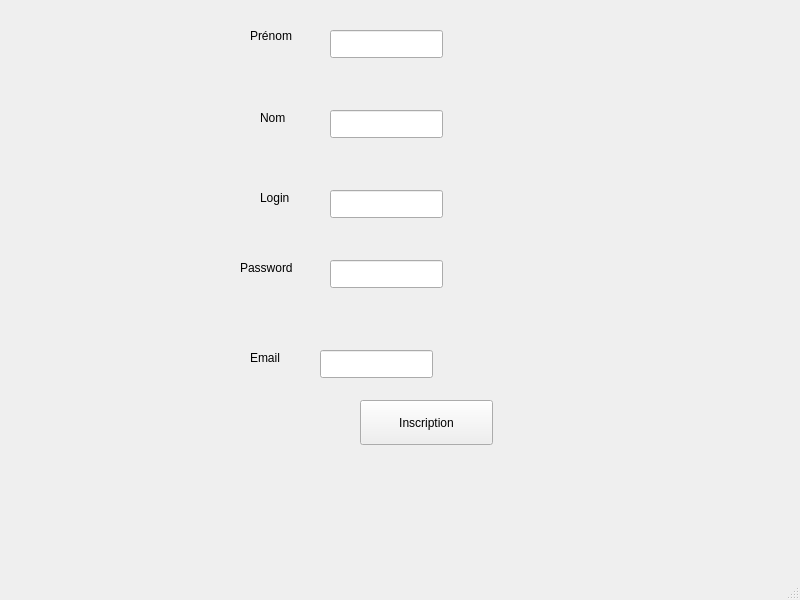
<?xml version="1.0" encoding="UTF-8"?>
<ui version="4.0">
 <class>MainWindow</class>
 <widget class="QMainWindow" name="MainWindow">
  <property name="geometry">
   <rect>
    <x>0</x>
    <y>0</y>
    <width>800</width>
    <height>600</height>
   </rect>
  </property>
  <property name="windowTitle">
   <string>MainWindow</string>
  </property>
  <property name="styleSheet">
   <string notr="true">font: 8pt &quot;Segoe UI&quot;;</string>
  </property>
  <widget class="QWidget" name="centralwidget">
   <widget class="QLabel" name="label_prenom">
    <property name="geometry">
     <rect>
      <x>250</x>
      <y>10</y>
      <width>81</width>
      <height>51</height>
     </rect>
    </property>
    <property name="text">
     <string>Prénom</string>
    </property>
   </widget>
   <widget class="QLabel" name="label_nom">
    <property name="geometry">
     <rect>
      <x>260</x>
      <y>100</y>
      <width>59</width>
      <height>36</height>
     </rect>
    </property>
    <property name="text">
     <string>Nom</string>
    </property>
   </widget>
   <widget class="QLabel" name="label_login">
    <property name="geometry">
     <rect>
      <x>260</x>
      <y>180</y>
      <width>67</width>
      <height>36</height>
     </rect>
    </property>
    <property name="text">
     <string>Login</string>
    </property>
   </widget>
   <widget class="QLabel" name="label_password">
    <property name="geometry">
     <rect>
      <x>240</x>
      <y>250</y>
      <width>71</width>
      <height>36</height>
     </rect>
    </property>
    <property name="text">
     <string>Password</string>
    </property>
   </widget>
   <widget class="QLabel" name="label_email">
    <property name="geometry">
     <rect>
      <x>250</x>
      <y>340</y>
      <width>65</width>
      <height>36</height>
     </rect>
    </property>
    <property name="text">
     <string>Email</string>
    </property>
   </widget>
   <widget class="QPushButton" name="button_inscription">
    <property name="geometry">
     <rect>
      <x>360</x>
      <y>400</y>
      <width>133</width>
      <height>45</height>
     </rect>
    </property>
    <property name="text">
     <string>Inscription</string>
    </property>
   </widget>
   <widget class="QLabel" name="label_error">
    <property name="geometry">
     <rect>
      <x>170</x>
      <y>480</y>
      <width>211</width>
      <height>20</height>
     </rect>
    </property>
    <property name="text">
     <string/>
    </property>
   </widget>
   <widget class="QLineEdit" name="input_prenom">
    <property name="geometry">
     <rect>
      <x>330</x>
      <y>30</y>
      <width>113</width>
      <height>28</height>
     </rect>
    </property>
   </widget>
   <widget class="QLineEdit" name="input_nom">
    <property name="geometry">
     <rect>
      <x>330</x>
      <y>110</y>
      <width>113</width>
      <height>28</height>
     </rect>
    </property>
   </widget>
   <widget class="QLineEdit" name="input_login">
    <property name="geometry">
     <rect>
      <x>330</x>
      <y>190</y>
      <width>113</width>
      <height>28</height>
     </rect>
    </property>
   </widget>
   <widget class="QLineEdit" name="input_password">
    <property name="geometry">
     <rect>
      <x>330</x>
      <y>260</y>
      <width>113</width>
      <height>28</height>
     </rect>
    </property>
   </widget>
   <widget class="QLineEdit" name="input_email">
    <property name="geometry">
     <rect>
      <x>320</x>
      <y>350</y>
      <width>113</width>
      <height>28</height>
     </rect>
    </property>
   </widget>
  </widget>
  <widget class="QMenuBar" name="menubar">
   <property name="geometry">
    <rect>
     <x>0</x>
     <y>0</y>
     <width>800</width>
     <height>23</height>
    </rect>
   </property>
  </widget>
  <widget class="QStatusBar" name="statusbar"/>
 </widget>
 <resources/>
 <connections/>
</ui>
